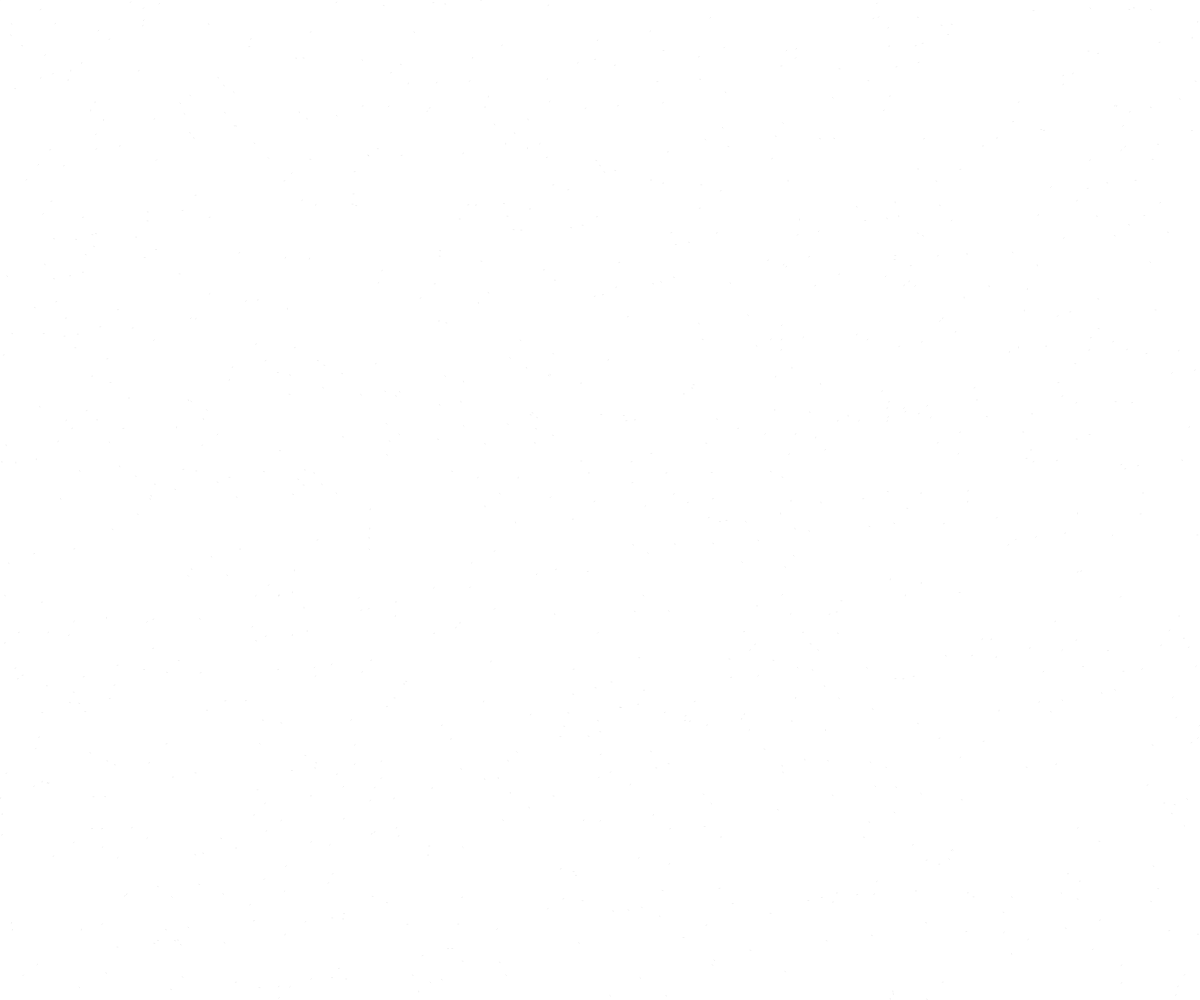
Frame 1 (no input)
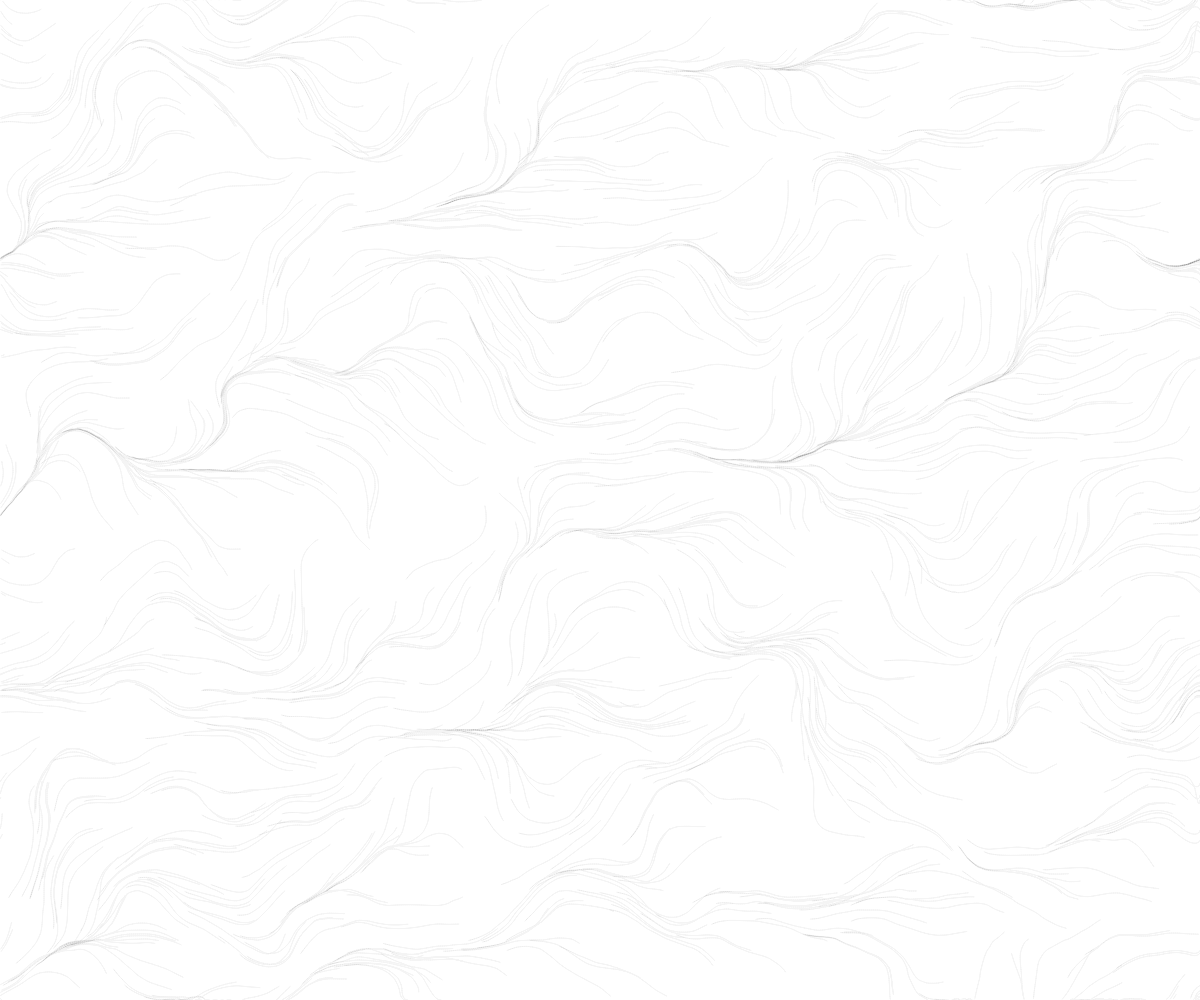
Frame 60 (no input)
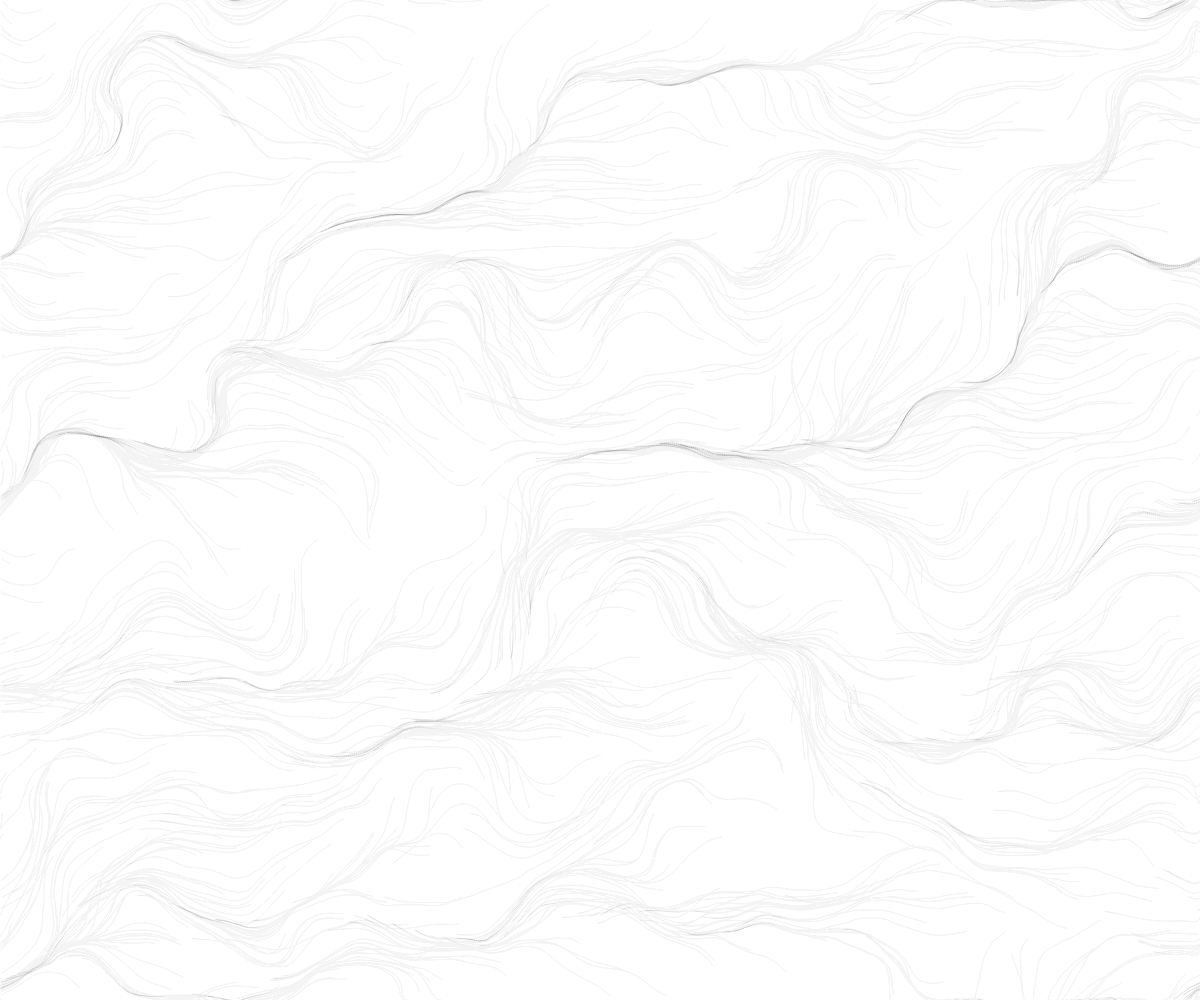
Frame 120 (the mouse pressed at the canvas centre since frame 60)

The p5.js sketch that drew these frames (run headless with seeded random() and noise() and a simulated clock; from frame 60 on, the mouse is pressed at the canvas centre):

// p5.js sketch
// ── sketch.js
let inc = 0.1
let scl = 10
let cols, rows
let zoff = 0

let particles = []
let flowFields

function setup() {
  createCanvas(windowWidth, windowHeight)
  background(255)

  cols = floor(width / scl)
  rows = floor(height / scl)

  for (let i = 0; i < 1000; i++) {
    particles.push(new Particle())
  }

  flowFields = new Array(cols * rows)
}

function draw() {
  background(255, 10)

  let yoff = 0
  for(let y = 0; y < rows; y++) {
    let xoff = 0

    for(let x = 0; x < cols; x++) {
      let index = x + y * cols
      let angle = noise(xoff, yoff, zoff) * TWO_PI
      let v = p5.Vector.fromAngle(angle)
      v.setMag(1)

      flowFields[index] = v
      xoff += inc

      // stroke(0, 100)
      // strokeWeight(1)
      // push()
      // translate(x * scl, y * scl)
      // rotate(v.heading())
      // line(0, 0, scl, 0)
      // pop()
    }

    yoff += inc
    zoff += 0.00003
  }

  for (let p of particles) {
    p.follow(flowFields)
    p.update()
    p.edges()
    p.show()
  }
}

// ── particle.js
class Particle {
  constructor () {
    this.pos = createVector(random(width), random(height))
    this.vel = createVector(0, 0)
    this.acc = createVector(0, 0)
    this.maxSpeed = 2
    this.prevPos = this.pos.copy()
  }

  update () {
    this.vel.add(this.acc)
    this.vel.limit(this.maxSpeed)
    this.pos.add(this.vel)
    this.acc.mult(0)
  }

  updatePrev () {
    this.prevPos.x = this.pos.x
    this.prevPos.y = this.pos.y
  }

  edges () {
    if (this.pos.x > width) {
      this.pos.x = 0
      this.updatePrev()
    }
    if (this.pos.x < 0) {
      this.pos.x = width
      this.updatePrev()
    }
    if (this.pos.y > height) {
      this.pos.y = 0
      this.updatePrev()
    }
    if (this.pos.y < 0) {
      this.pos.y = height
      this.updatePrev()
    }
  }

  applyForce (force) {
    this.acc.add(force)
  }

  follow (vectors) {
    let x = floor(this.pos.x / scl)
    let y = floor(this.pos.y / scl)
    let index = x + y * cols
    let force = vectors[index]
    this.applyForce(force)
  }

  show () {
    stroke(0, 15)
    // point(this.pos.x, this.pos.y)
    line(this.pos.x, this.pos.y, this.prevPos.x, this.prevPos.y)
    this.updatePrev()
  }

}
